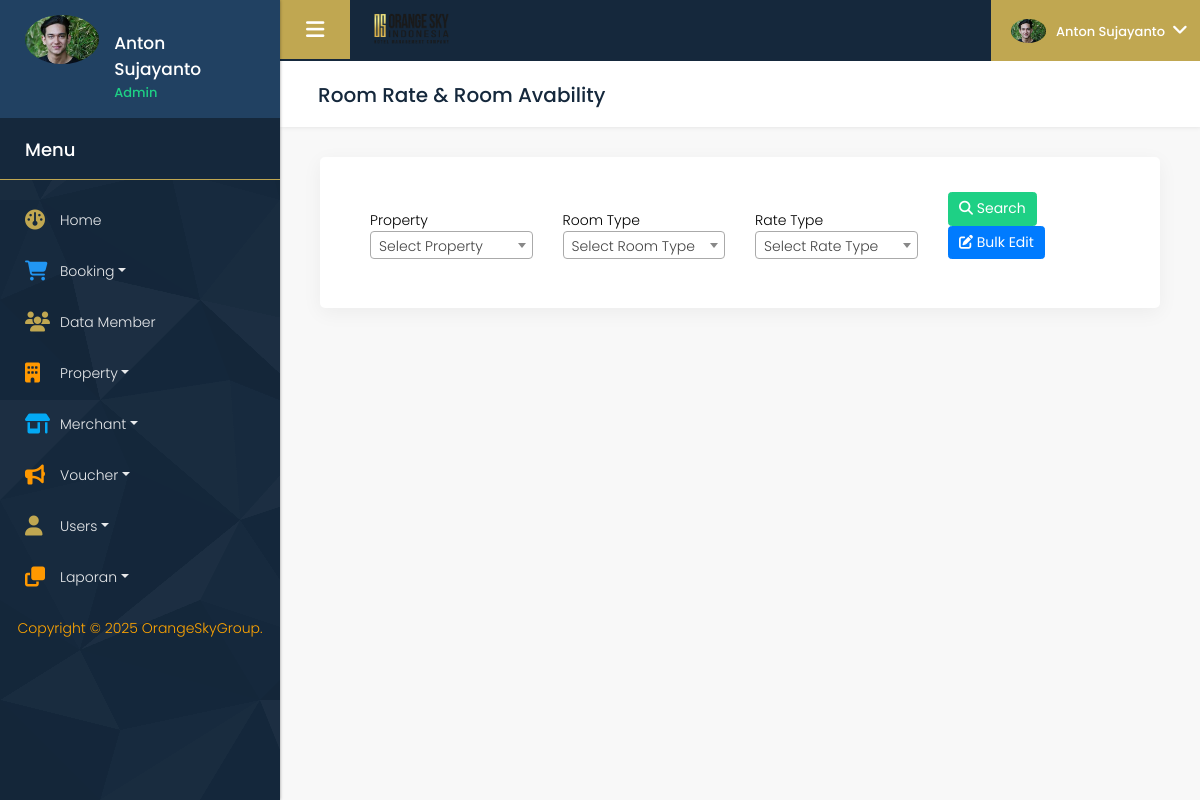
/manajemen/index.php?menu=ratePlans (signed in), run on the app's committed database.
### tables this page shows
CREATE TABLE `users` (
  `user_id` varchar(10) NOT NULL,
  `name` varchar(200) DEFAULT NULL,
  `username` varchar(20) DEFAULT NULL,
  `password` varchar(35) DEFAULT NULL,
  `email` varchar(50) DEFAULT NULL,
  `user_type` varchar(20) DEFAULT NULL,
  `user_url` varchar(500) DEFAULT NULL,
  `status_hapus` varchar(1) DEFAULT NULL,
  PRIMARY KEY (`user_id`)
);

### manajemen/database.php (called while the page is built, shortened)
<?php
function amankan($x) {
	$search  = array('SELECT', ' UNION ', ' AND ', ' OR ');
    $replace = array('', '', '', '', '');
	$kataAman = strip_tags(trim($x));
	$kataAman = str_replace("'","",$kataAman);
	$kataAman = str_replace("--","",$kataAman);
	$kataAman = str_replace(";","",$kataAman);
	$kataAman = str_ireplace($search,$replace,$kataAman);
	return $kataAman;
}
function dekripsi($text)
{
    if($text !=''){
		$text = tambah($text);
		$encrypt_method = "AES-256-CBC";
	    $secret_key = 'OrangeSkyGroup';
	    $secret_iv = 'versi1';
	    $key = hash('sha256', $secret_key);
	    $iv = substr(hash('sha256', $secret_iv), 0, 16);
	    $output = openssl_decrypt($text, $encrypt_method, $key, 0, $iv);
		return tambah($output);
	}else{
		return "";
	}
}
function tambah($text){
	return str_replace(" ","+",$text);
}
?>

### manajemen/index.php (the view, shortened to what this page needs)
<?php session_start();
include('database.php');
?>
<!DOCTYPE html>
<html lang="en">
<head>
   <link rel="stylesheet" href="css/bootstrap.min.css" />
   <link rel="stylesheet" href="style.css" />
   <link rel="stylesheet" href="css/responsive.css" />
   <link rel="stylesheet" href="css/bootstrap-select.css" />
   <link rel="stylesheet" href="css/perfect-scrollbar.css" />
   <link rel="stylesheet" href="css/custom.css" />
   <link href="https://cdnjs.cloudflare.com/ajax/libs/font-awesome/6.5.0/css/all.min.css" rel="stylesheet">
   <link rel="stylesheet" href="https://cdn.datatables.net/1.13.1/css/jquery.dataTables.min.css">
   <link rel="stylesheet" href=" https://cdn.datatables.net/buttons/2.3.2/css/buttons.dataTables.min.css">
   <link rel="stylesheet" href="css/select2.min.css" />
   <link href="https://cdnjs.cloudflare.com/ajax/libs/ekko-lightbox/5.3.0/ekko-lightbox.css" rel="stylesheet">
   <link rel="stylesheet" href="https://cdn.jsdelivr.net/npm/flatpickr/dist/flatpickr.min.css">
   <link rel="stylesheet" href="https://cdnjs.cloudflare.com/ajax/libs/bootstrap-datepicker/1.9.0/css/bootstrap-datepicker.min.css">
</head>
<?php
$user_id = amankan(dekripsi($_SESSION['orangesky_user_id'] ?? ''));
$sData = "  SELECT u.*
            FROM users u
            WHERE u.user_id='" . $user_id . "'";
$qData = mysqli_query($conn, $sData) or die(mysqli_error($conn));
$rData = mysqli_fetch_array($qData);
?>
<body class="dashboard dashboard_1">
   <div class="full_container">
      <div class="inner_container">
         <nav id="sidebar">
            <div class="sidebar_blog_1">
               <div class="sidebar_user_info">
                  <div class="user_profle_side">
                     <div class="user_img"><img src="<?php echo (!empty($rData['user_url']) ? "../" . $rData['user_url'] : "images/no_image.png"); ?>" class="img-responsive"></div>
                     <div class="user_info">
                        <h6><?php echo $rData['name'] ?? ''; ?></h6>
                        <p><span class="online_animation"></span> <?php echo $rData['user_type'] ?? '' ?></p>
                     </div>
                  </div>
               </div>
            </div>
            <div class="sidebar_blog_2">
               <h4>Menu</h4>
               <ul class="list-unstyled components">
                  <li><a href="./"><i class="fa fa-dashboard orange_color"></i> <span>Home</span></a></li>
                  <li>
                     <a href="#menuBooking" data-toggle="collapse" aria-expanded="false" class="dropdown-toggle"><i class="fa fa-shopping-cart blue1_color"></i> <span>Booking</span></a>
                  </li>
                  <li><a href="?menu=member"><i class="fa fa-users orange_color"></i> <span>Data Member</span></a></li>
                  <li>
                     <a href="#property" data-toggle="collapse" aria-expanded="false" class="dropdown-toggle"><i class="fa fa-building yellow_color"></i> <span>Property</span></a>
                  </li>
                  <li>
                     <a href="#merchant" data-toggle="collapse" aria-expanded="false" class="dropdown-toggle"><i class="fa fa-store-alt blue2_color"></i> <span>Merchant</span></a>
                  </li>
                  <li>
                     <a href="#voucher" data-toggle="collapse" aria-expanded="false" class="dropdown-toggle"><i class="fa fa-bullhorn yellow_color"></i> <span>Voucher</span></a>
                  </li>
                  <li>
                     <a href="#user" data-toggle="collapse" aria-expanded="false" class="dropdown-toggle"><i class="fa fa-user orange_color"></i> <span>Users</span></a>
                  </li>
                  <li class="active">
                     <a href="#additional_page" data-toggle="collapse" aria-expanded="false" class="dropdown-toggle"><i class="fa fa-clone yellow_color"></i> <span>Laporan</span></a>
                  </li>
               </ul>
               <div class="text-center" style="text-align: center;">
                  <p style="color: orange;">Copyright © <?php echo date("Y"); ?> OrangeSkyGroup.</p>
               </div>
            </div>
         </nav>
         <div id="content">
            <div class="topbar">
               <nav class="navbar navbar-expand-lg navbar-light">
                  <div class="full">
                     <button type="button" id="sidebarCollapse" class="sidebar_toggle"><i class="fa fa-bars"></i></button>
                     <div class="logo_section">
                        <a href="./"><img class="img-responsive" src="../img/logo-OSM.png" alt="#" /></a>
                     </div>
                     <div class="right_topbar">
                        <div class="icon_info">
                           <ul class="user_profile_dd">
                              <li>
                                 <a class="dropdown-toggle" data-toggle="dropdown"><img class="img-responsive rounded-circle" src="<?php echo (!empty($rData['user_url']) ? "../" . $rData['user_url'] : "images/no_image.png"); ?>" alt="#" /><span class="name_user"><?php echo $rData['name'] ?? '' ?></span></a>
                              </li>
                           </ul>
                        </div>
                     </div>
                  </div>
               </nav>
            </div>
         </div>
      </div>
   </div>
</body>
</html>

### data on the page
users: user_url (picture), name "Anton Sujayanto", user_type "Admin"
